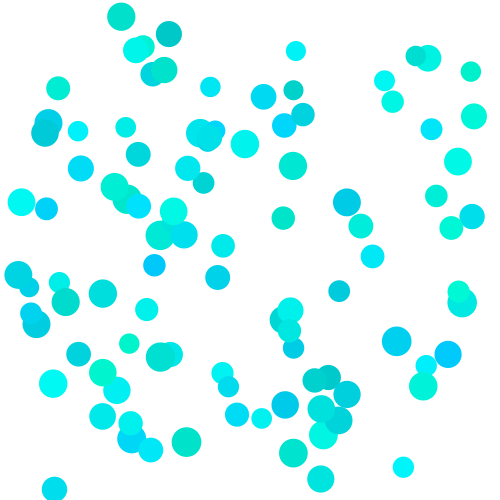
Frame 1 (no input)
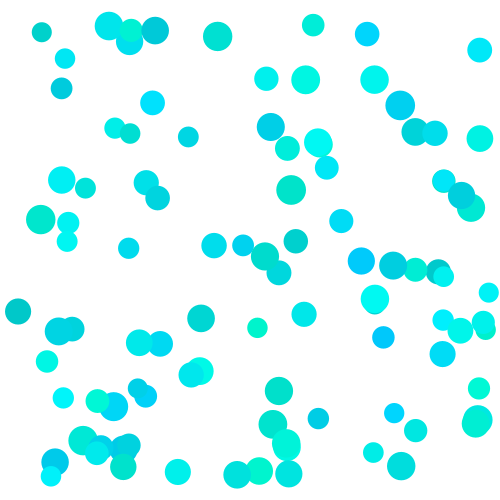
Frame 60 (the mouse pressed at the canvas centre just before this capture)
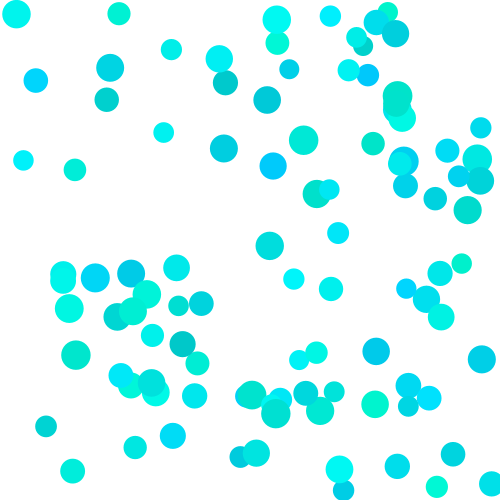
Frame 120 (the mouse held since frame 60 and released just before this capture)

The Processing sketch that drew these frames (run headless with seeded random() and noise(); from frame 60 on, the mouse is pressed at the canvas centre):

// Processing sketch: bouncerClassArray
// ── bouncerClassArray.pde
int n = 100;
Bouncer[] b = new Bouncer[n];

void setup() {
  size(500,500);
  
  for(int i=0; i<n; i++) {
    
    color c = color(0,random(200,250),random(200,255));
    float r = random(10,15);
    float speedx = random(-7,7);
    float speedy = random(-7,7);
    
    //Bouncer(color, radius, speedX, speedY)
    b[i] = new Bouncer(c, r, speedx, speedy);
  }
}

void draw() {
  background(255);
  for(int i=0; i<n; i++) {
    b[i].update();
    b[i].display();
  }
}
// ── Bouncer.pde
class Bouncer {
  
  float posX;
  float posY;
  float speedX;
  float speedY;
  float radius;
  color c;
  
  Bouncer(color _c, float _radius, float _speedX, float _speedY) {
    radius = _radius;     
    posX = random(radius, width-radius);
    posY = random(radius, height-radius);
    speedX = _speedX;
    speedY = _speedY;
    c = _c;
  }
  
  //how it works
  void update(){
    posX += speedX;
    posY += speedY;
    
    if (posX < radius || posX > width-radius) {
      speedX = -speedX;
    }
    
    if (posY < radius || posY > height-radius) {
      speedY = -speedY;
    }
  }
  
  //how it looks
  void display() {
    noStroke();
    fill(c);
    ellipse(posX,posY,radius*2,radius*2);
  }
  
}
